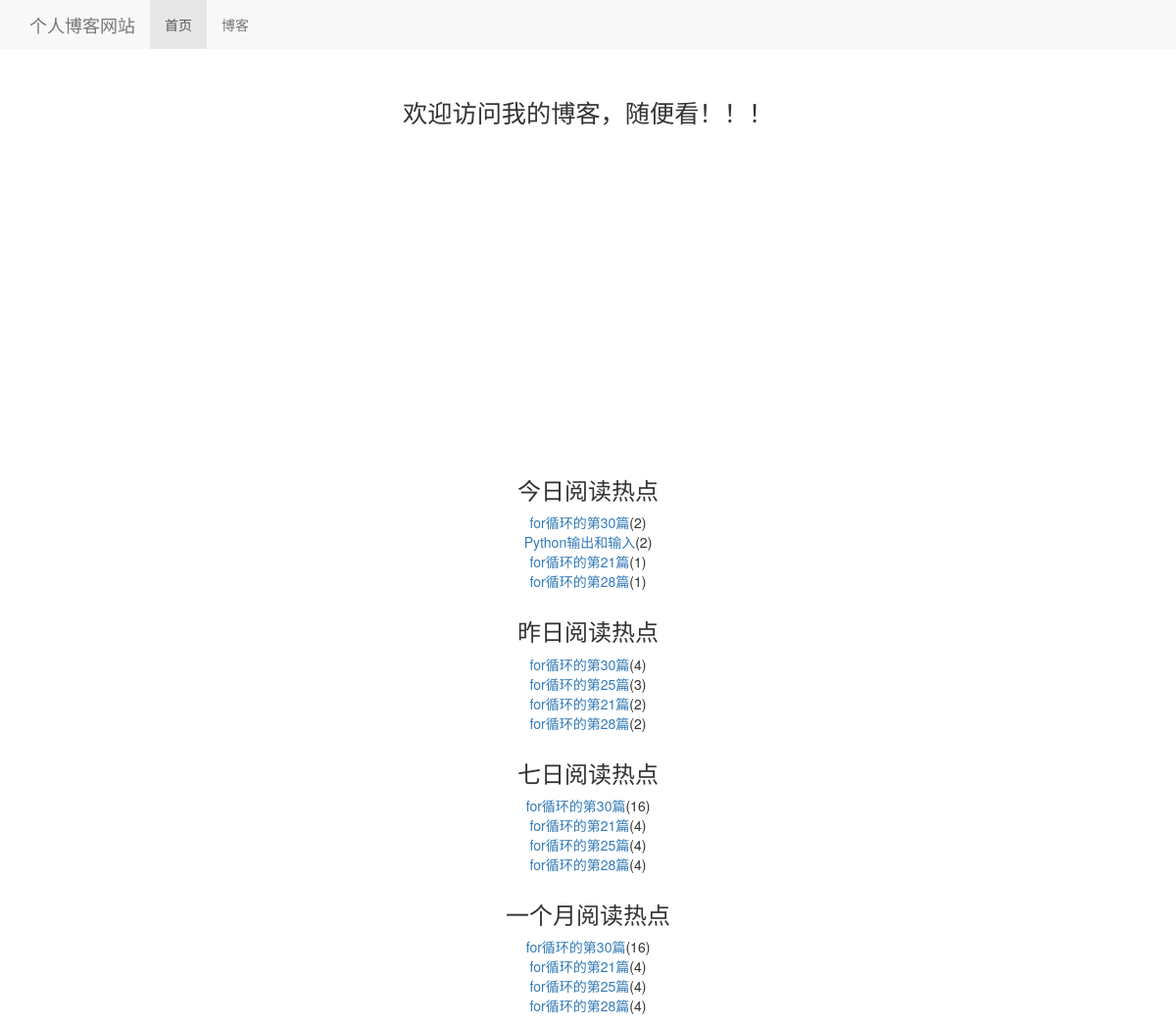
Before: / with the older database file.
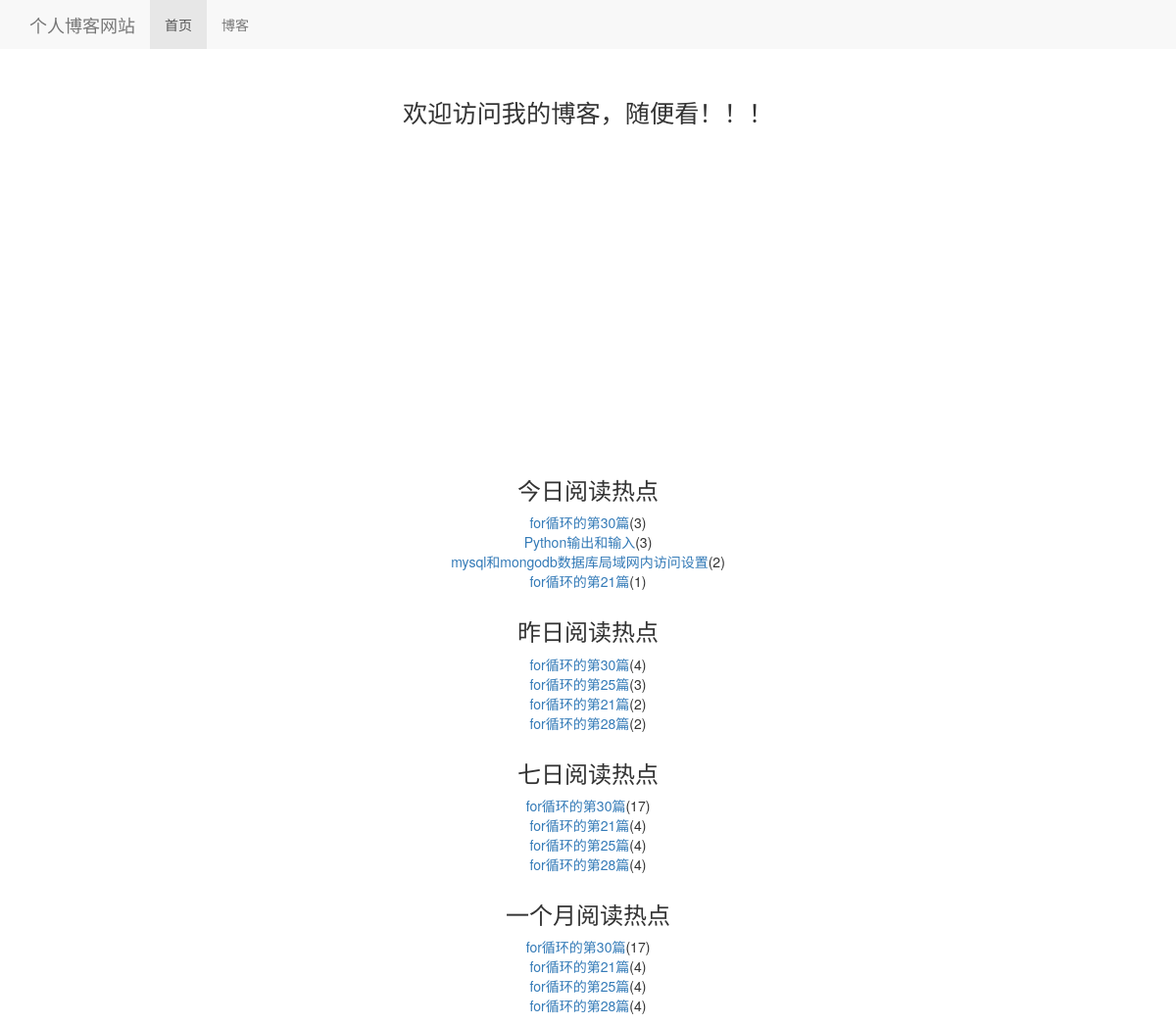
After: the same page with the newer database file.
### blog/models.py (models this page shows, shortened)
class Blog(models.Model, ReadNumExpandMethod):
    read_details = GenericRelation(ReadDetail)
    title = models.CharField(max_length=50)
    blog_type = models.ForeignKey(BlogType, on_delete=models.DO_NOTHING)
    content = RichTextUploadingField(config_name='my_config')
    author = models.ForeignKey(User, on_delete=models.DO_NOTHING)
    created_time = models.DateTimeField(auto_now_add=True)
    last_update_time = models.DateTimeField(auto_now=True)
    is_delete = models.BooleanField(default=False)
    class Meta:
        ordering = ['-created_time']  # 按照创建时间新到旧进行排序

### mysite/views.py (the view)
# urls.py: 2. Add a URL to urlpatterns:  path('', views.home, name='home')
def home(request):
    context = {}
    blog_content_type = ContentType.objects.get_for_model(Blog)
    read_nums, day = get_seven_days_data(blog_content_type)
    today_hot_blogs = cache.get('today_hot_blogs')
    if today_hot_blogs is None:
        today_hot_blogs = get_today_or_yesterday_hot_blogs(blog_content_type, 'today')
        print('计算')
        cache.set('today_hot_blogs', today_hot_blogs, 60)
    else:
        print('使用缓存')
    yesterday_hot_blogs = cache.get('yesterday_hot_blogs')
    if yesterday_hot_blogs is None:
        yesterday_hot_blogs = get_today_or_yesterday_hot_blogs(blog_content_type, 'yesterday')
        print('计算')
        cache.set('yesterday_hot_blogs', yesterday_hot_blogs, 60)
    else:
        print('使用缓存')
    week_hot_blogs = cache.get('week_hot_blogs')
    if week_hot_blogs is None:
        week_hot_blogs = get_week_or_month_hot_blogs('week')
        print('计算')
        cache.set('week_hot_blogs', week_hot_blogs, 60)
    else:
        print('使用缓存')
    month_hot_blogs = cache.get('month_hot_blogs')
    if month_hot_blogs is None:
        month_hot_blogs = get_week_or_month_hot_blogs('month')
        print('计算')
        cache.set('month_hot_blogs', month_hot_blogs, 60)
    else:
        print('使用缓存')
    context['read_nums'] = read_nums
    context['day'] = day
    context['today_hot_blogs'] = today_hot_blogs
    context['yesterday_hot_blogs'] = yesterday_hot_blogs
    context['week_hot_blogs'] = week_hot_blogs
    context['month_hot_blogs'] = month_hot_blogs
    return render(request, 'home.html', context)

### read_statistics/utils.py (called while the page is built)
def get_seven_days_data(content_type):
    today = timezone.now().date()
    read_nums = []
    day = []
    for i in range(6, -1, -1):
        date = today - datetime.timedelta(days=i)
        day.append(date.strftime('%m/%d'))
        rds = ReadDetail.objects.filter(content_type=content_type, date=date)
        result = rds.aggregate(read_num_sum=Sum('read_num'))
        read_nums.append(result['read_num_sum'] or 0)
    return read_nums, day

def get_today_or_yesterday_hot_blogs(content_type, day_flag):
    today = timezone.now().date()
    if day_flag == 'yesterday':
        today = today - datetime.timedelta(days=1)
    today_hot_blogs = Blog.objects.filter(read_details__date=today) \
                                  .values('id', 'title') \
                                  .annotate(read_num_sum=Sum('read_details__read_num')) \
                                  .order_by('-read_num_sum')[:4]
    return today_hot_blogs

### templates/home.html (shortened to what this page needs)
{% extends 'base.html' %}
{% load staticfiles %}
{% block header_extends %}
    <link rel="stylesheet" href={% static 'home.css' %}>
{% endblock %}
{% block nav_home_active %}
    active
{% endblock %}
{% block content %}
    <h3 class="home_content">欢迎访问我的博客，随便看！！！</h3>
    <div id="container"></div>
    <div class="hot-date">
        <h3>今日阅读热点</h3>
        <ul>
            {% for hot_blogs in today_hot_blogs %}
                <li><a href="{% url "blog_detail" hot_blogs.id %}">{{ hot_blogs.title }}</a>({{ hot_blogs.read_num_sum }})</li>
            {% empty %}
                <li>今天暂无热门博客</li>
            {% endfor %}
        </ul>
    </div>
    <div class="hot-date">
        <h3>昨日阅读热点</h3>
        <ul>
            {% for hot_blogs in yesterday_hot_blogs %}
                <li><a href="{% url "blog_detail" hot_blogs.id %}">{{ hot_blogs.title }}</a>({{ hot_blogs.read_num_sum }})</li>
            {% empty %}
                <li>昨日暂无热门博客</li>
            {% endfor %}
        </ul>
    </div>
    <div class="hot-date">
        <h3>七日阅读热点</h3>
        <ul>
            {% for hot_blogs in week_hot_blogs %}
                <li><a href="{% url "blog_detail" hot_blogs.id %}">{{ hot_blogs.title }}</a>({{ hot_blogs.read_num_sum }})</li>
            {% empty %}
                <li>七日暂无热门博客</li>
            {% endfor %}
        </ul>
    </div>
    <div class="hot-date">
        <h3>一个月阅读热点</h3>
        <ul>
            {% for hot_blogs in week_hot_blogs %}
                <li><a href="{% url "blog_detail" hot_blogs.id %}">{{ hot_blogs.title }}</a>({{ hot_blogs.read_num_sum }})</li>
            {% empty %}
                <li>一个月暂无热门博客</li>
            {% endfor %}
        </ul>
    </div>
{% endblock %}

Changed rows visible on the page:
no longer on one of the page's lists (row unchanged): Blog: title "for循环的第28篇"
computed for Blog "for循环的第30篇": read_num_sum "2" → "3"; read_num_sum "16" → "17"
changed Blog "Python输出和输入": read_num_sum "2" → "3"
added Blog: title "mysql和mongodb数据库局域网内访问设置", read_num_sum "2", shown under "今日阅读热点"
